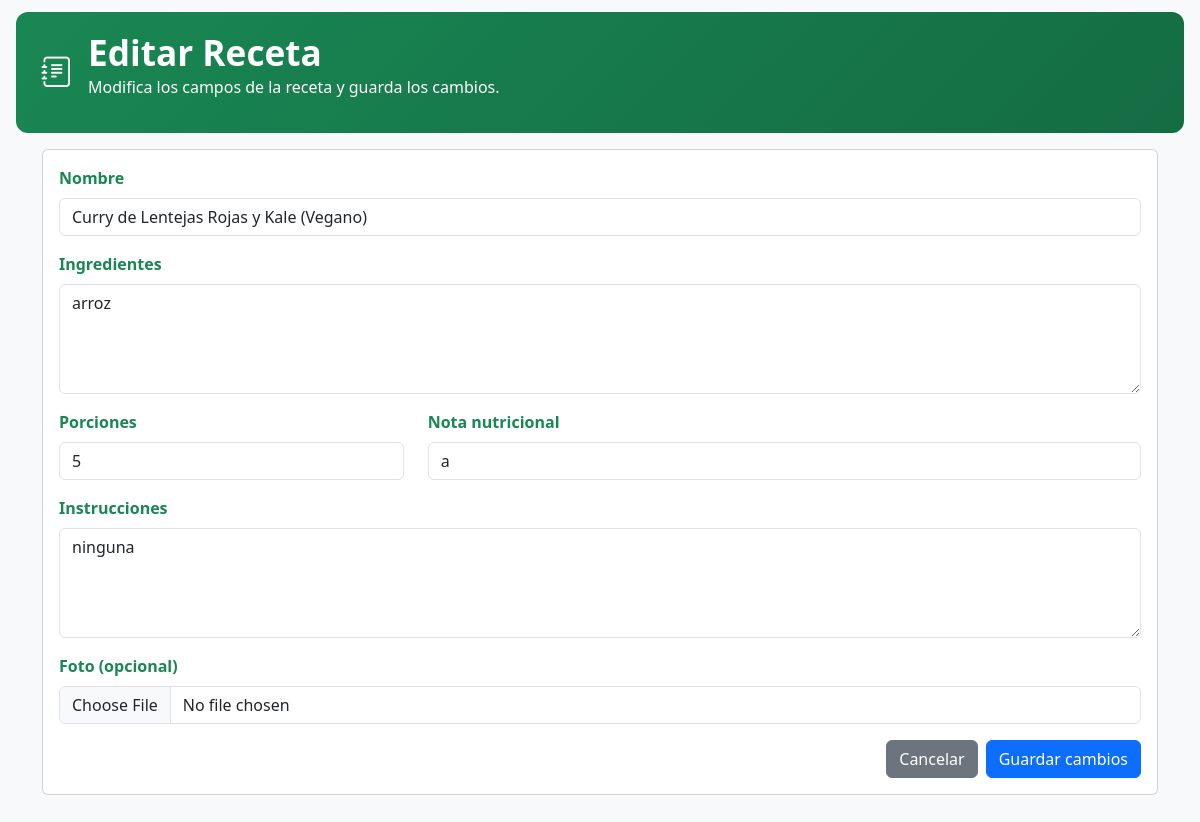
/Editar_Receta.php?id=3 (signed in), run on the app's committed database.
### tables this page shows
CREATE TABLE `recetas` (
  `id` int(11) NOT NULL,
  `id_pacientes` int(11) NOT NULL,
  `nombre` varchar(255) NOT NULL,
  `ingredientes` text NOT NULL,
  `porciones` int(11) DEFAULT NULL,
  `instrucciones` text DEFAULT NULL,
  `nota_nutricional` text DEFAULT NULL,
  `foto_path` varchar(255) DEFAULT NULL,
  `created_at` datetime NOT NULL DEFAULT current_timestamp(),
  `id_medico` int(11) DEFAULT NULL
);

### Editar_Receta.php (the view, shortened to what this page needs)
<?php
require_once __DIR__ . '/db_connection.php';
$receta_id = isset($_GET['id']) ? (int)$_GET['id'] : (isset($_POST['id']) ? (int)$_POST['id'] : 0);
$stmt = $conexion->prepare("SELECT id, id_pacientes, nombre, ingredientes, porciones, instrucciones, nota_nutricional, foto_path FROM recetas WHERE id = ? LIMIT 1");
$stmt->bind_param('i', $receta_id);
$stmt->execute();
$res = $stmt->get_result();
$receta = $res->fetch_assoc();
function h($v){ return htmlspecialchars($v ?? '', ENT_QUOTES | ENT_SUBSTITUTE, 'UTF-8'); }
?>
<!DOCTYPE html>
<html lang="es">
<head>
    <link href="https://cdn.jsdelivr.net/npm/bootstrap@5.3.0/dist/css/bootstrap.min.css" rel="stylesheet">
    <link rel="stylesheet" href="https://cdn.jsdelivr.net/npm/bootstrap-icons@1.10.0/font/bootstrap-icons.css">
</head>
<body>
    <div class="header-section d-flex align-items-center gap-3">
        <div class="medical-icon"><i class="bi bi-journal-text"></i></div>
        <div>
            <h1>Editar Receta</h1>
            <p>Modifica los campos de la receta y guarda los cambios.</p>
        </div>
    </div>
    <div class="container mb-5">
        <div class="card">
            <div class="card-body">
                <form method="post" enctype="multipart/form-data">
                    <div class="mb-3">
                        <label class="form-label">Nombre</label>
                        <input name="nombre" class="form-control" required value="<?=h($receta['nombre'])?>">
                    </div>
                    <div class="mb-3">
                        <label class="form-label">Ingredientes</label>
                        <textarea name="ingredientes" class="form-control" rows="4" required><?=h($receta['ingredientes'])?></textarea>
                    </div>
                    <div class="row mb-3">
                        <div class="col-md-4">
                            <label class="form-label">Porciones</label>
                            <input type="number" name="porciones" min="1" class="form-control" value="<?=h($receta['porciones'])?>">
                        </div>
                        <div class="col-md-8">
                            <label class="form-label">Nota nutricional</label>
                            <input name="nota_nutricional" class="form-control" value="<?=h($receta['nota_nutricional'])?>">
                        </div>
                    </div>
                    <div class="mb-3">
                        <label class="form-label">Instrucciones</label>
                        <textarea name="instrucciones" class="form-control" rows="4"><?=h($receta['instrucciones'])?></textarea>
                    </div>
                    <div class="mb-3">
                        <label class="form-label">Foto (opcional)</label>
                        <input type="file" name="foto" accept="image/*" class="form-control" onchange="previewImage(event)">
                    </div>
                    <div class="d-flex gap-2 justify-content-end">
                        <a href="Gestion_Receta.php" class="btn btn-secondary">Cancelar</a>
                        <button class="btn btn-primary" type="submit">Guardar cambios</button>
                    </div>
                </form>
            </div>
        </div>
    </div>
</body>
</html>

### Editar_Receta.php (style rules this page uses)
body { background:#f8f9fa; }
.header-section { background: linear-gradient(135deg, #198754 0%, #146c43 100%); color: white; padding: 1.1rem 1.6rem; margin: 12px 1rem 1rem; border-radius: 12px; }
.header-section h1 { font-size:2.2rem; font-weight:700; margin:0; line-height:1.3; }
.medical-icon { font-size:1.9rem; color:#ffffff; }
.form-label { font-weight:600; color:#198754; }

### data on the page
recetas: nombre "Curry de Lentejas Rojas y Kale (Vegano)", ingredientes "arroz", porciones "5", nota_nutricional "a", instrucciones "ninguna"
